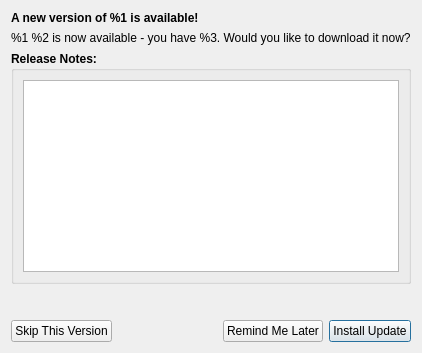
<?xml version="1.0" encoding="UTF-8"?>
<ui version="4.0">
 <class>UpdaterWindow</class>
 <widget class="QWidget" name="UpdaterWindow">
  <property name="geometry">
   <rect>
    <x>0</x>
    <y>0</y>
    <width>640</width>
    <height>480</height>
   </rect>
  </property>
  <property name="windowTitle">
   <string>Software Update</string>
  </property>
  <layout class="QHBoxLayout" name="horizontalLayout_6">
   <property name="sizeConstraint">
    <enum>QLayout::SetFixedSize</enum>
   </property>
   <item>
    <layout class="QVBoxLayout" name="verticalLayout">
     <item>
      <widget class="QLabel" name="newVersionIsAvailableLabel">
       <property name="font">
        <font>
         <weight>75</weight>
         <bold>true</bold>
        </font>
       </property>
       <property name="text">
        <string>A new version of %1 is available!</string>
       </property>
      </widget>
     </item>
     <item>
      <widget class="QLabel" name="wouldYouLikeToDownloadLabel">
       <property name="text">
        <string>%1 %2 is now available - you have %3. Would you like to download it now?</string>
       </property>
      </widget>
     </item>
     <item>
      <widget class="QGroupBox" name="groupBox">
       <property name="font">
        <font>
         <weight>75</weight>
         <bold>true</bold>
        </font>
       </property>
       <property name="title">
        <string>Release Notes:</string>
       </property>
       <layout class="QHBoxLayout" name="horizontalLayout_7">
        <item>
         <widget class="QTextEdit" name="releaseNotes"/>
        </item>
       </layout>
      </widget>
     </item>
     <item>
      <widget class="UpdateDownloadProgress" name="updateDownloadProgress" native="true">
       <property name="minimumSize">
        <size>
         <width>0</width>
         <height>24</height>
        </size>
       </property>
      </widget>
     </item>
     <item>
      <layout class="QHBoxLayout" name="horizontalLayout_3">
       <item>
        <widget class="QPushButton" name="skipThisVersionButton">
         <property name="text">
          <string>Skip This Version</string>
         </property>
        </widget>
       </item>
       <item>
        <spacer name="horizontalSpacer">
         <property name="orientation">
          <enum>Qt::Horizontal</enum>
         </property>
         <property name="sizeHint" stdset="0">
          <size>
           <width>40</width>
           <height>20</height>
          </size>
         </property>
        </spacer>
       </item>
       <item>
        <widget class="QPushButton" name="remindMeLaterButton">
         <property name="text">
          <string>Remind Me Later</string>
         </property>
        </widget>
       </item>
       <item>
        <widget class="QPushButton" name="installUpdateButton">
         <property name="text">
          <string>Install Update</string>
         </property>
         <property name="autoDefault">
          <bool>true</bool>
         </property>
         <property name="default">
          <bool>true</bool>
         </property>
        </widget>
       </item>
      </layout>
     </item>
    </layout>
   </item>
  </layout>
 </widget>
 <customwidgets>
  <customwidget>
   <class>UpdateDownloadProgress</class>
   <extends>QWidget</extends>
   <header>Partials/UpdateDownloadProgress.h</header>
   <container>1</container>
  </customwidget>
 </customwidgets>
 <resources/>
 <connections/>
</ui>
